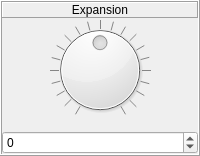
             <widget class="QFrame" name="frame_Expansion">
              <property name="sizePolicy">
               <sizepolicy hsizetype="Minimum" vsizetype="Preferred">
                <horstretch>0</horstretch>
                <verstretch>0</verstretch>
               </sizepolicy>
              </property>
              <property name="minimumSize">
               <size>
                <width>50</width>
                <height>100</height>
               </size>
              </property>
              <property name="frameShape">
               <enum>QFrame::Box</enum>
              </property>
              <property name="frameShadow">
               <enum>QFrame::Raised</enum>
              </property>
              <layout class="QVBoxLayout" name="verticalLayout_74">
               <property name="spacing">
                <number>2</number>
               </property>
               <property name="sizeConstraint">
                <enum>QLayout::SetMaximumSize</enum>
               </property>
               <property name="leftMargin">
                <number>0</number>
               </property>
               <property name="topMargin">
                <number>0</number>
               </property>
               <property name="rightMargin">
                <number>0</number>
               </property>
               <property name="bottomMargin">
                <number>0</number>
               </property>
               <item>
                <widget class="QFrame" name="frame_Label_Expansion">
                 <property name="frameShape">
                  <enum>QFrame::NoFrame</enum>
                 </property>
                 <property name="frameShadow">
                  <enum>QFrame::Raised</enum>
                 </property>
                 <layout class="QVBoxLayout" name="verticalLayout_81">
                  <property name="leftMargin">
                   <number>0</number>
                  </property>
                  <property name="topMargin">
                   <number>0</number>
                  </property>
                  <property name="rightMargin">
                   <number>0</number>
                  </property>
                  <property name="bottomMargin">
                   <number>0</number>
                  </property>
                  <item>
                   <widget class="QLabel" name="label_Expansion">
                    <property name="font">
                     <font>
                      <pointsize>9</pointsize>
                     </font>
                    </property>
                    <property name="whatsThis">
                     <string/>
                    </property>
                    <property name="autoFillBackground">
                     <bool>false</bool>
                    </property>
                    <property name="frameShape">
                     <enum>QFrame::Panel</enum>
                    </property>
                    <property name="frameShadow">
                     <enum>QFrame::Raised</enum>
                    </property>
                    <property name="text">
                     <string>Expansion</string>
                    </property>
                    <property name="alignment">
                     <set>Qt::AlignCenter</set>
                    </property>
                   </widget>
                  </item>
                 </layout>
                </widget>
               </item>
               <item>
                <widget class="QFrame" name="frame_Dial_Expansion">
                 <property name="sizePolicy">
                  <sizepolicy hsizetype="Preferred" vsizetype="Preferred">
                   <horstretch>0</horstretch>
                   <verstretch>0</verstretch>
                  </sizepolicy>
                 </property>
                 <property name="frameShape">
                  <enum>QFrame::NoFrame</enum>
                 </property>
                 <property name="frameShadow">
                  <enum>QFrame::Raised</enum>
                 </property>
                 <layout class="QVBoxLayout" name="verticalLayout_82">
                  <property name="leftMargin">
                   <number>0</number>
                  </property>
                  <property name="topMargin">
                   <number>0</number>
                  </property>
                  <property name="rightMargin">
                   <number>0</number>
                  </property>
                  <item>
                   <widget class="QDial" name="dial_Expansion">
                    <property name="sizePolicy">
                     <sizepolicy hsizetype="Preferred" vsizetype="Preferred">
                      <horstretch>0</horstretch>
                      <verstretch>0</verstretch>
                     </sizepolicy>
                    </property>
                    <property name="cursor">
                     <cursorShape>OpenHandCursor</cursorShape>
                    </property>
                    <property name="minimum">
                     <number>-2000</number>
                    </property>
                    <property name="maximum">
                     <number>2000</number>
                    </property>
                    <property name="singleStep">
                     <number>1</number>
                    </property>
                    <property name="pageStep">
                     <number>10</number>
                    </property>
                    <property name="value">
                     <number>0</number>
                    </property>
                    <property name="tracking">
                     <bool>true</bool>
                    </property>
                    <property name="orientation">
                     <enum>Qt::Horizontal</enum>
                    </property>
                    <property name="invertedAppearance">
                     <bool>false</bool>
                    </property>
                    <property name="invertedControls">
                     <bool>false</bool>
                    </property>
                    <property name="wrapping">
                     <bool>false</bool>
                    </property>
                    <property name="notchTarget">
                     <double>50.000000000000000</double>
                    </property>
                    <property name="notchesVisible">
                     <bool>true</bool>
                    </property>
                   </widget>
                  </item>
                 </layout>
                </widget>
               </item>
               <item>
                <widget class="QDoubleSpinBox" name="doubleSpinBox_Expansion">
                 <property name="sizePolicy">
                  <sizepolicy hsizetype="Preferred" vsizetype="Preferred">
                   <horstretch>0</horstretch>
                   <verstretch>0</verstretch>
                  </sizepolicy>
                 </property>
                 <property name="font">
                  <font>
                   <pointsize>9</pointsize>
                  </font>
                 </property>
                 <property name="wrapping">
                  <bool>false</bool>
                 </property>
                 <property name="frame">
                  <bool>true</bool>
                 </property>
                 <property name="buttonSymbols">
                  <enum>QAbstractSpinBox::UpDownArrows</enum>
                 </property>
                 <property name="accelerated">
                  <bool>true</bool>
                 </property>
                 <property name="keyboardTracking">
                  <bool>true</bool>
                 </property>
                 <property name="showGroupSeparator" stdset="0">
                  <bool>false</bool>
                 </property>
                 <property name="decimals">
                  <number>0</number>
                 </property>
                 <property name="minimum">
                  <double>-1000.000000000000000</double>
                 </property>
                 <property name="maximum">
                  <double>1000.000000000000000</double>
                 </property>
                 <property name="singleStep">
                  <double>1.000000000000000</double>
                 </property>
                 <property name="value">
                  <double>0.000000000000000</double>
                 </property>
                </widget>
               </item>
              </layout>
             </widget>
